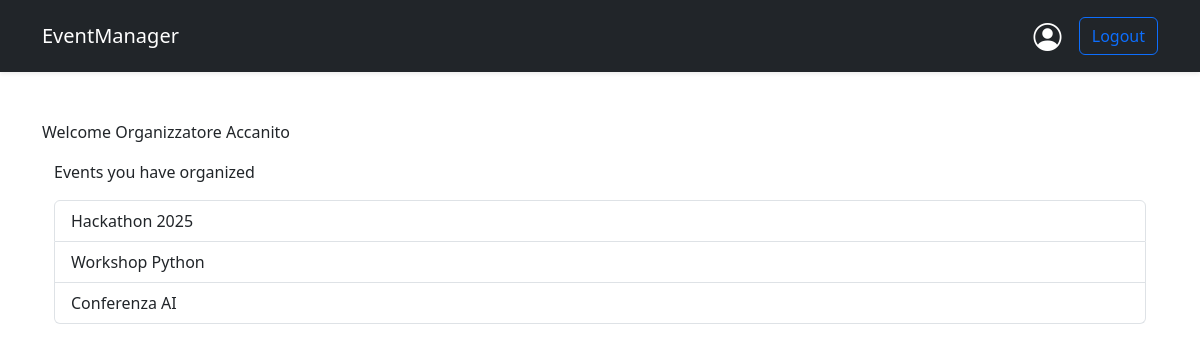
Before: /users/profile/ (signed in) with the older database file.
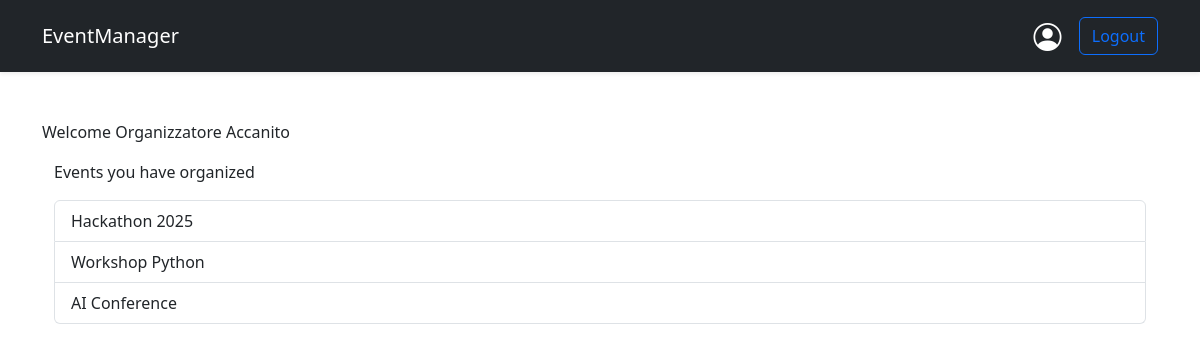
After: the same page with the newer database file.
### events/models.py (models this page shows)
class Events(models.Model):
    id = models.AutoField(primary_key=True) # Non dovrebbe essere necessario
    name = models.CharField(max_length=50)
    place_name = models.CharField(max_length=50)
    place_address = models.CharField(max_length=100)
    price = models.DecimalField(decimal_places=2, max_digits=5)
    date = models.DateTimeField(auto_now=True)
    organizer_id = models.ForeignKey(CustomUser, on_delete=models.CASCADE, related_name='event_organizer')
    registration = models.ManyToManyField(to=CustomUser)

### users/views.py (the view)
# urls.py: path('profile/', views.profile_view, name='profile')
@login_required
def profile_view(request):
    if request.method == 'GET':
        user = request.user
        if user.is_organizer:
            events = Events.objects.filter(organizer_id = user.id)
        else:
            events = Events.objects.filter(registration=user.id)
        return render(request,'profile.html', {'first_name': user.first_name, 'last_name': user.last_name, 'events': events})

### templates/profile.html (shortened to what this page needs)
{% extends 'base.html' %}
{% load crispy_forms_tags %}
{% block content %}
    <p>Welcome {{ first_name }} {{ last_name }}</p>
    <div class="container">
        {% if user.is_organizer %}
            <p>Events you have organized</p>
        {% else %}
            <p>Events you have registered for</p>
        {% endif %}
        <div class="list-group">
            {% for event in events %}
                <a href="#" class="list-group-item list-group-item-action">{{ event.name }}</a>
            {% endfor %}
        </div>
    </div>
{% endblock %}

Changed rows visible on the page:
changed Events: name "Conferenza AI" → "AI Conference"
